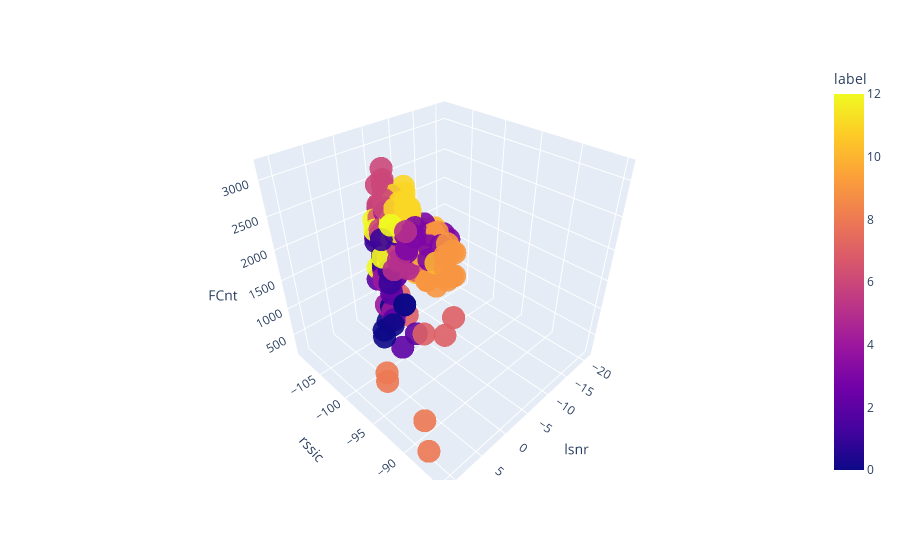

The notebook cell this image was saved under:
### Code cell
fig = px.scatter_3d(labeled_df, x='lsnr', y='rssic', z='FCnt',
                color='label', size_max=100,
                opacity=0.9)
fig.show()

### Figure 1 — Plotly figure (JSON) as saved in the notebook; plotly's stock layout.template omitted (floating-point values rounded to 4 significant figures; data arrays with more than 128 entries replaced by an {"elided": "..."} marker saying what was removed)
{"data": [{"hovertemplate": "lsnr=%{x}<br>rssic=%{y}<br>FCnt=%{z}<br>label=%{marker.color}<extra></extra>", "legendgroup": "", "marker": {"color": {"elided": "290 int values"}, "coloraxis": "coloraxis", "opacity": 0.9, "symbol": "circle"}, "mode": "markers", "name": "", "scene": "scene", "showlegend": false, "type": "scatter3d", "x": {"elided": "290 int values"}, "y": {"elided": "290 int values"}, "z": {"elided": "290 int values"}}], "layout": {"coloraxis": {"colorbar": {"title": {"text": "label"}}, "colorscale": [[0, "#0d0887"], [0.1111, "#46039f"], [0.2222, "#7201a8"], [0.3333, "#9c179e"], [0.4444, "#bd3786"], [0.5556, "#d8576b"], [0.6667, "#ed7953"], [0.7778, "#fb9f3a"], [0.8889, "#fdca26"], [1, "#f0f921"]]}, "legend": {"tracegroupgap": 0}, "margin": {"t": 60}, "scene": {"domain": {"x": [0, 1], "y": [0, 1]}, "xaxis": {"title": {"text": "lsnr"}}, "yaxis": {"title": {"text": "rssic"}}, "zaxis": {"title": {"text": "FCnt"}}}}}
